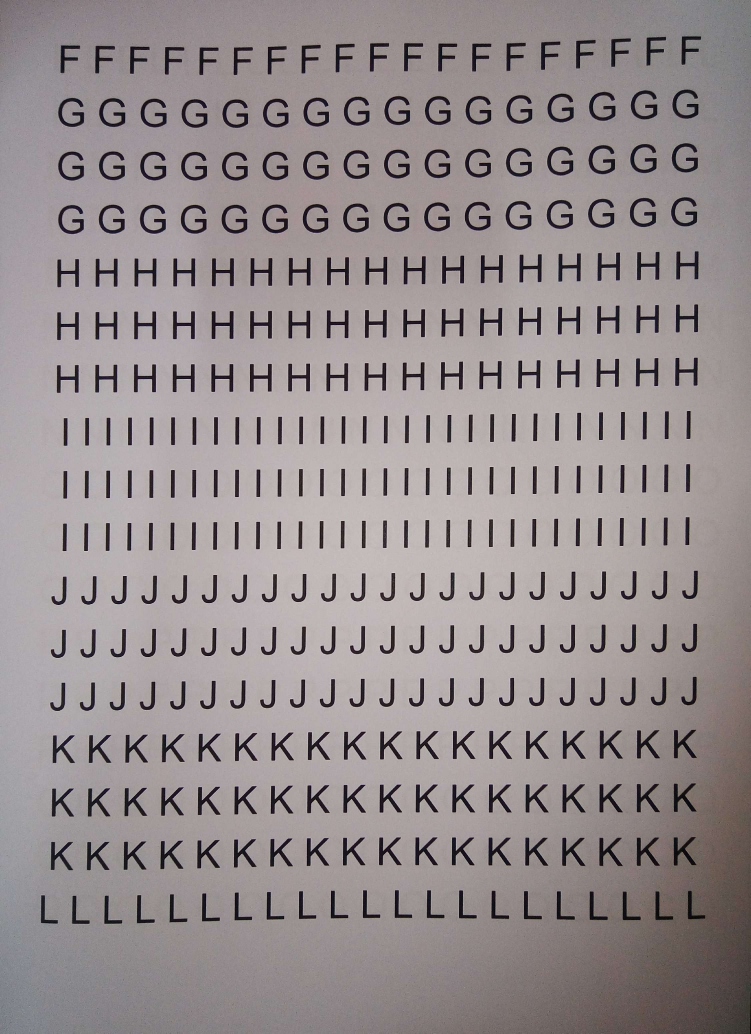
#> input picture assets/img/training/set-2.jpg, 2252 x 3100 px (shown at 1/3 size)
$ python run.py   (older library calls are emulated)
#> lines starting #> are read from the running program, lines starting #| are printed output that depends on the picture; after the words box and inside, x2 and y2 are one past the last pixel; in counts of white or black regions, pixels touching at a corner belong together
#> further down, cv_image is the input picture: shape (3100, 2252, 3); mean B, G, R 143.1, 142.2, 150.6
### app/__init__.py
# __init__.py
#
# Copyright(c) Exequiel Ceasar Navarrete <esnavarrete1@up.edu.ph>
# Licensed under MIT
# Version 1.0.0-alpha3

import os
import sys
import cv2
import glob
import numpy as np

# [45 lines left out: functions create_cv_im_instance, create_cv_im_instances_from_dir, matches_contours, not called in this run]

def create_binary_image(im):
  # create a copy of the image
  im = im.copy()

  # apply some bilateralFilter to remove unwanted noise
  filtered = cv2.bilateralFilter(im, 15, 75, 75)

  # then after applying some filtering, perform thresholding
  thresh = cv2.adaptiveThreshold(filtered, 255, cv2.ADAPTIVE_THRESH_GAUSSIAN_C, cv2.THRESH_BINARY_INV, 11, 2)
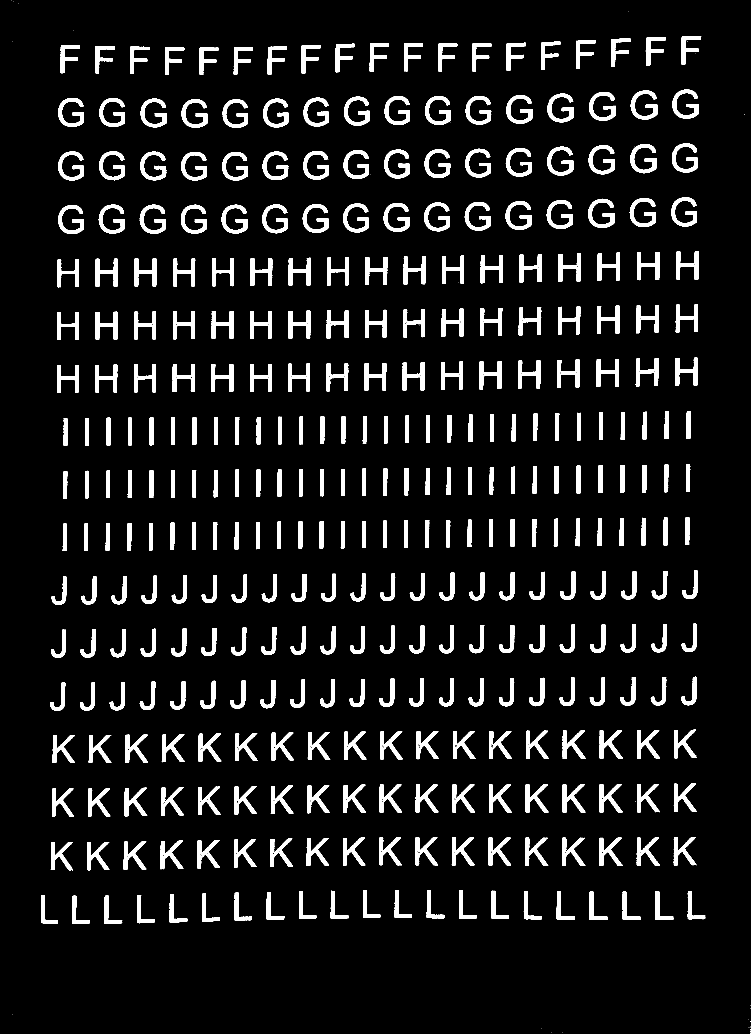
#> thresh: shape (3100, 2252) (shown at 1/3 size); 8.2% white; 402 white regions (53 under 20 px), largest, box (x1, y1, x2, y2) and area: (1892, 271, 1972, 358) 2630, (1766, 436, 1845, 523) 2614, (1891, 432, 1970, 520) 2610

  # apply some morphological operation (opening and closing) to remove noises from in and out of the characters
  kernel_open = cv2.getStructuringElement(cv2.MORPH_CROSS, (3, 3))
  morphed = cv2.morphologyEx(thresh, cv2.MORPH_OPEN, kernel_open)
#> morphed: shape (3100, 2252); 8.2% white; 356 white regions (7 under 20 px), largest, box (x1, y1, x2, y2) and area: (1892, 271, 1972, 358) 2622, (1891, 432, 1970, 520) 2605, (1766, 436, 1845, 523) 2605

  kernel_close = np.ones((5, 5), np.uint8)
  morphed = cv2.morphologyEx(morphed, cv2.MORPH_CLOSE, kernel_close)
#> morphed: shape (3100, 2252); 8.5% white; 349 white regions

  return morphed

def imclearborder(im, radius):
#> called with radius = 50
  im = im.copy()

  # given a black and white image, first find all of its contours
  _, contours, _ = cv2.findContours(im, cv2.RETR_LIST, cv2.CHAIN_APPROX_SIMPLE)
#> contours = 377 contours; largest, box (x1, y1, x2, y2) and area: (1892, 271, 1972, 358) 2403, (1891, 432, 1970, 520) 2392, (1766, 436, 1845, 523) 2386, (1889, 594, 1968, 681) 2382, (419, 614, 498, 701) 2368

  # get dimensions of image
  rows, cols = im.shape
#> rows = 3100; cols = 2252

  # list of contours that touch the border
  contour_list = []

  # for each contour
  for idx in np.arange(len(contours)):
    # get the i'th contour
    cnt = contours[idx]

    # look at each point in the contour
    for pt in cnt:
      row = pt[0][1]
      col = pt[0][0]

      # if this is within the radius of the border
      # this contour will be removed
      check1 = (row >= 0 and row < radius) or (row >= rows - 1 - radius and row < rows)
      check2 = (col >= 0 and col < radius) or (col >= cols - 1 - radius and col < cols)

      if check1 or check2:
        contour_list.append(idx)
        break
#> after the loop, contour_list = []

  # draw black pixels on the remove contours
  for idx in contour_list:
    cv2.drawContours(im, contours, idx, (0, 0, 0), -1)
#> this loop made 0 passes

  return im

### run.py
#!/usr/bin/env python

# run.py
#
# Copyright(c) Exequiel Ceasar Navarrete <esnavarrete1@up.edu.ph>
# Licensed under MIT
# Version 1.0.0-alpha2

import os
import cv2
from app import create_binary_image, imclearborder

# read the image
# image = os.path.join(os.getcwd(), "assets/img/training/set-1.jpg")
image = os.path.join(os.getcwd(), "assets/img/training/set-2.jpg")
# [5 lines of commented-out code are left out]
cv_image = cv2.imread(image)

# convert to grayscale
gray_image = cv2.cvtColor(cv_image, cv2.COLOR_BGR2GRAY)

# convert to binary image
binary_image = create_binary_image(gray_image)

# remove borders from the binary image
binary_image = imclearborder(binary_image.copy(), 50)

# number of labels, label image, contours, GoCs
label_count, _, contours, _ = cv2.connectedComponentsWithStats(binary_image)
#> label_count = 350; contours = 350 rows, first 6: [0, 0, 2252, 3100, 6389954], [2045, 109, 59, 86, 1833], [1939, 111, 59, 86, 1833], [1834, 116, 58, 85, 1816], [1728, 120, 59, 86, 1785], [1623, 125, 58, 84, 1802]

for label in range(1, label_count):
  x, y, w, h, size = contours[label]

  cv2.rectangle(cv_image, (x, y), (x + w, y + h), (65, 203, 62), 2)
#> this loop made 349 passes
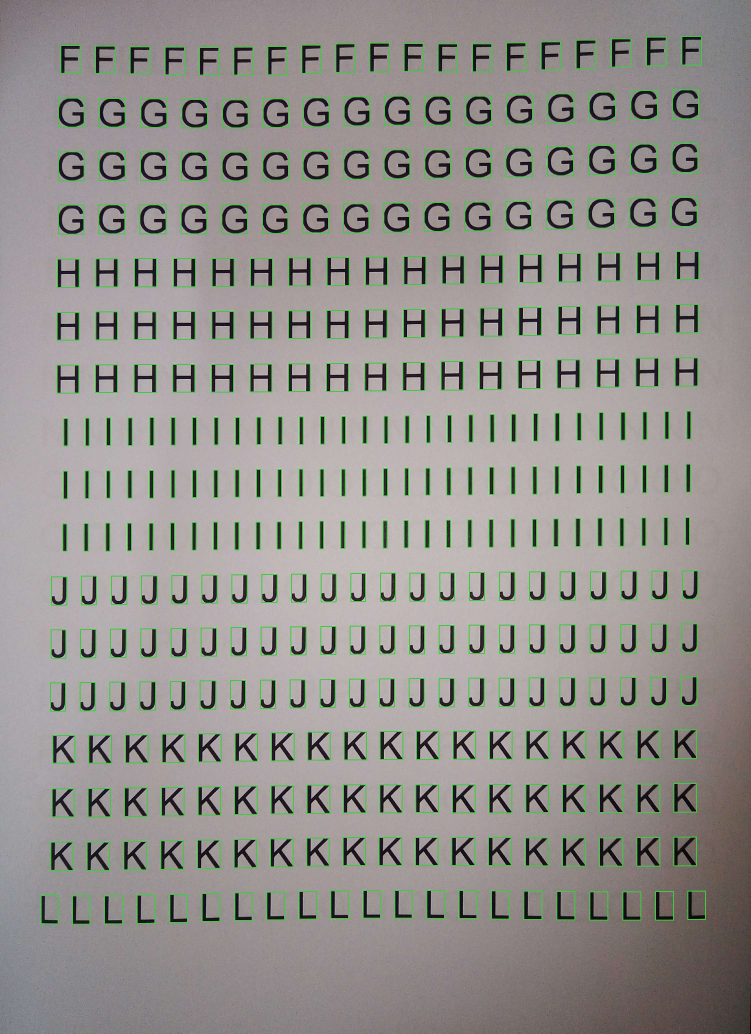
#> cv_image: shape (3100, 2252, 3) (shown at 1/3 size); mean B, G, R 140.4, 145, 147.5

# show the box letters
cv2.imshow('Boxed', cv2.pyrDown(cv2.pyrDown(cv_image)))
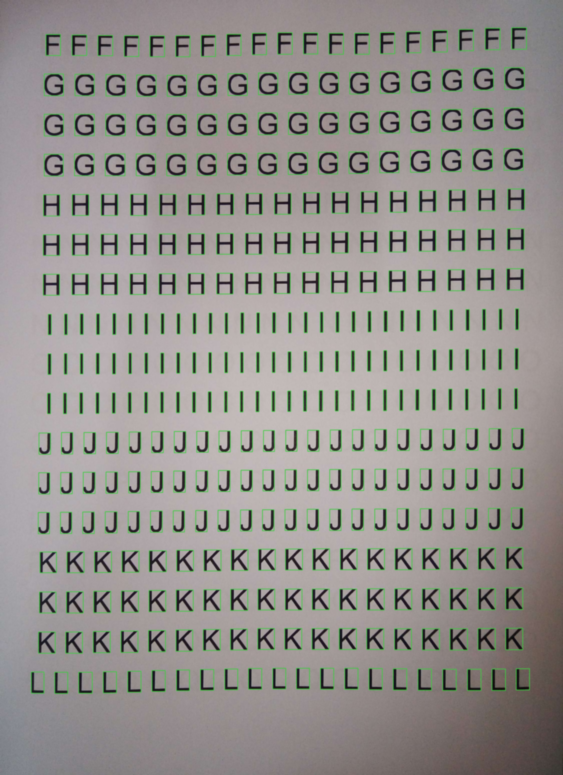
#> window 'Boxed': shape (775, 563, 3); mean B, G, R 140.4, 145, 147.5

cv2.waitKey(0)
cv2.destroyAllWindows()

$ run again, with assets/img/training/set-3.jpg copied over assets/img/training/set-2.jpg
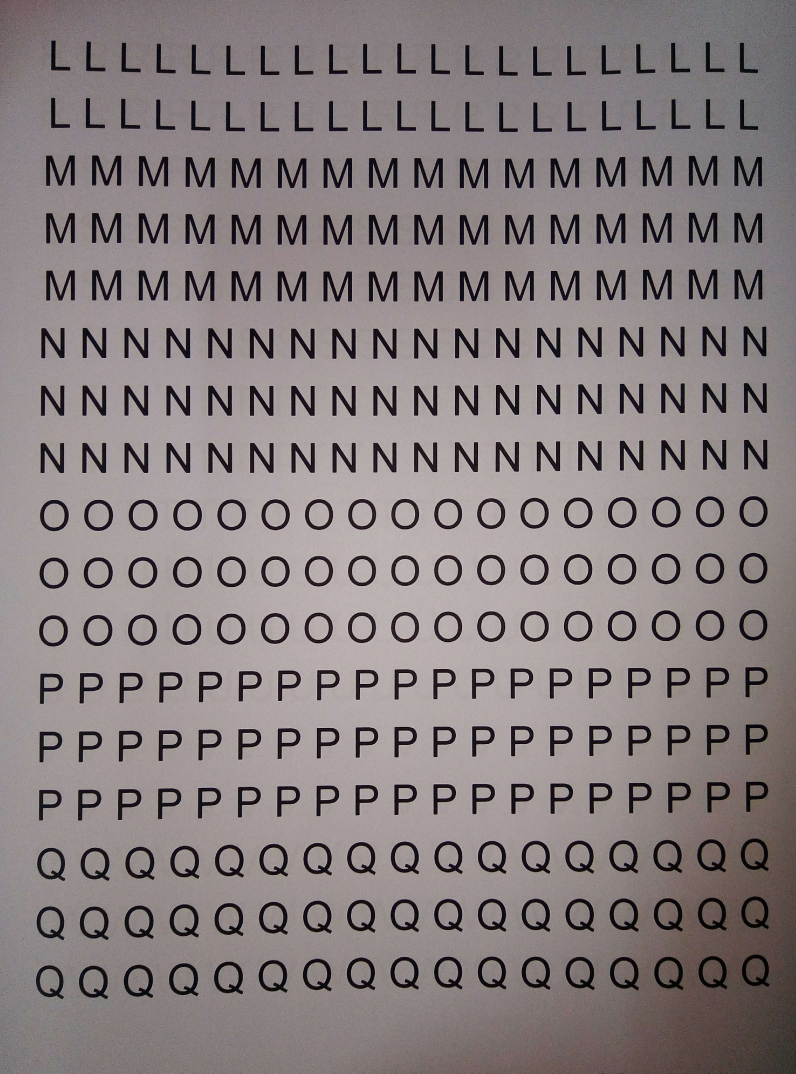
#> input picture assets/img/training/set-3.jpg, 2388 x 3220 px (shown at 1/3 size)
#> cv_image is the input picture: shape (3220, 2388, 3); mean B, G, R 127.4, 126.8, 135.6
#> in create_binary_image, `thresh = cv2.adaptiveThreshold(filtered, 255, cv2.ADAPTIVE_THRESH_GAUS..`:
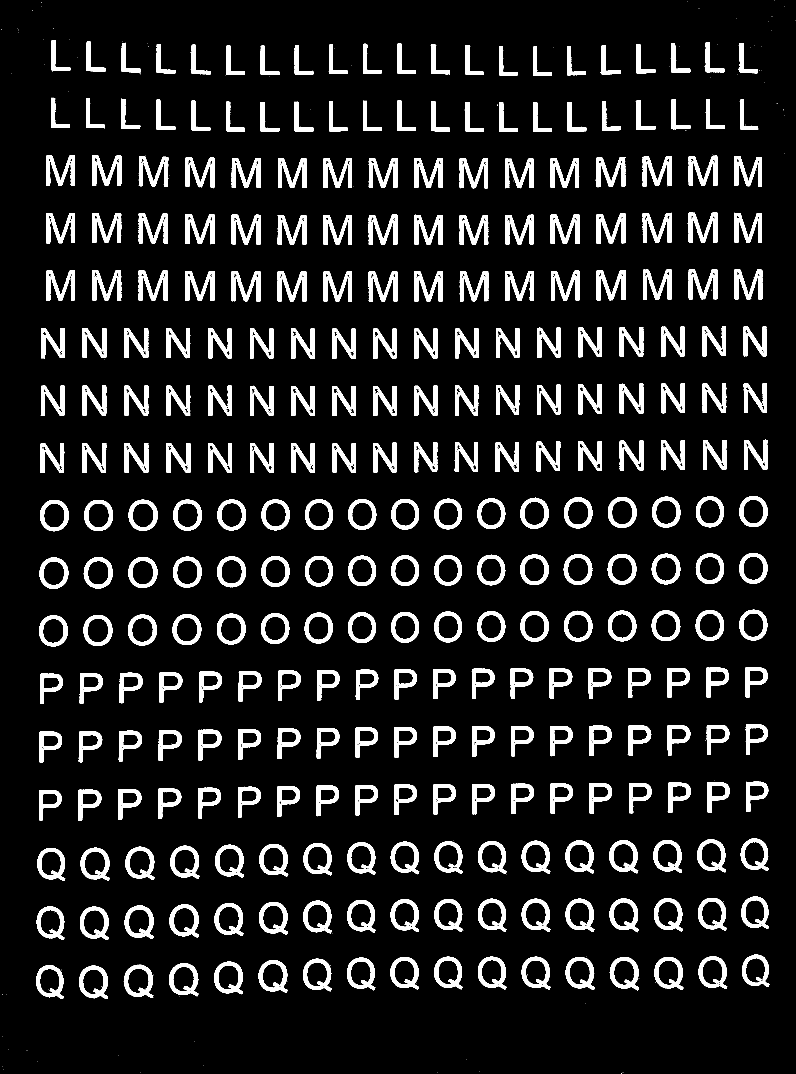
#> thresh: shape (3220, 2388) (shown at 1/3 size); 10.7% white; 615 white regions (312 under 20 px), largest, box (x1, y1, x2, y2) and area: (276, 466, 364, 557) 3788, (1790, 810, 1877, 901) 3763, (276, 639, 364, 729) 3746
#> in imclearborder, `_, contours, _ = cv2.findContours(im, cv2.RETR_LIST, cv2.CHAIN_APPROX_..`: contours = 693 contours; largest, box (x1, y1, x2, y2) and area: (374, 2717, 462, 2816) 6705, (371, 2894, 460, 2993) 6704, (509, 2713, 596, 2812) 6688, (507, 2890, 595, 2989) 6670, (237, 2897, 324, 2997) 6660
#> after the loop in imclearborder, `for idx in np.arange(len(contours)):`: contour_list = []
#> `label_count, _, contours, _ = cv2.connectedComponentsWithStats(binary_..`: label_count = 304; contours = 304 rows, first 6: [0, 0, 2388, 3220, 6835701], [153, 122, 59, 90, 1574], [258, 125, 59, 89, 1624], [2117, 127, 56, 90, 1625], [365, 129, 57, 88, 1572], [2013, 129, 58, 88, 1555]
#> the loop `for label in range(1, label_count):` made 303 passes
#> `cv2.imshow('Boxed', cv2.pyrDown(cv2.pyrDown(cv_image)))`:
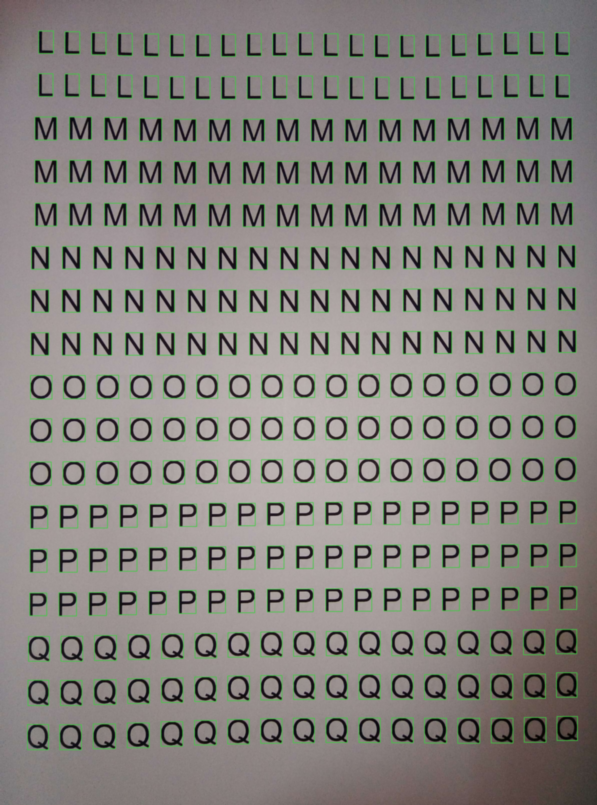
#> window 'Boxed': shape (805, 597, 3); mean B, G, R 125.1, 130, 133

$ run again, with assets/img/training/set-4.jpg copied over assets/img/training/set-2.jpg
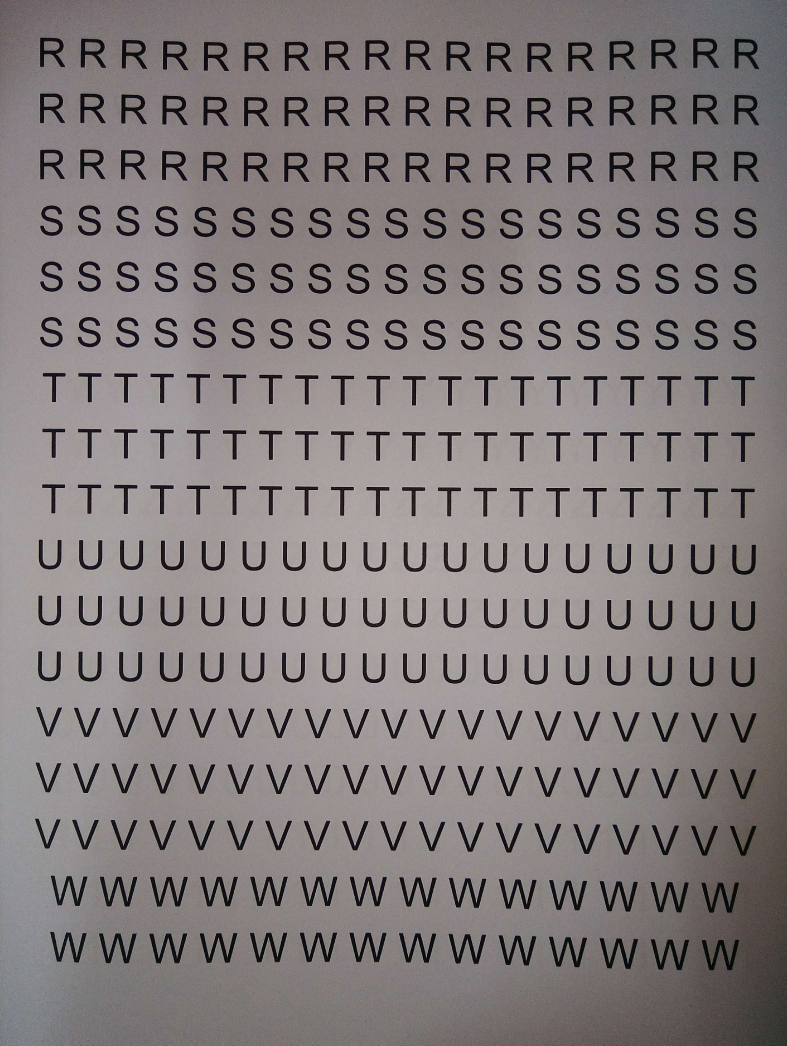
#> input picture assets/img/training/set-4.jpg, 2360 x 3136 px (shown at 1/3 size)
#> cv_image is the input picture: shape (3136, 2360, 3); mean B, G, R 123.4, 123.3, 130.2
#> in create_binary_image, `thresh = cv2.adaptiveThreshold(filtered, 255, cv2.ADAPTIVE_THRESH_GAUS..`:
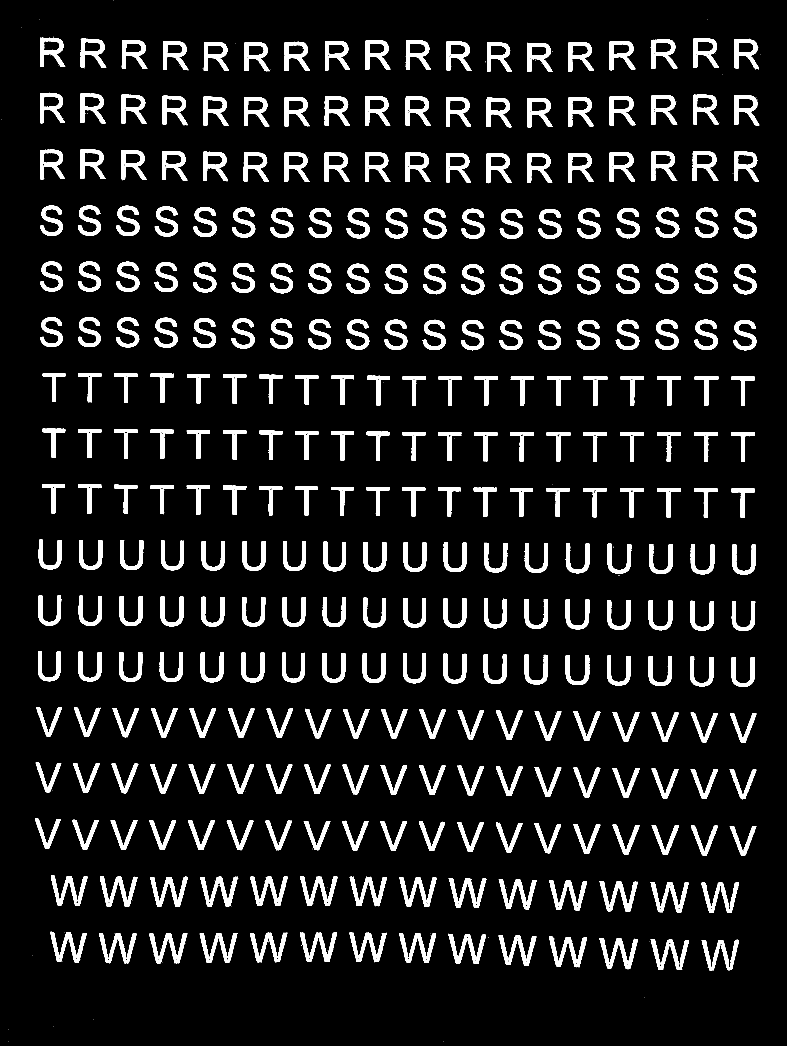
#> thresh: shape (3136, 2360) (shown at 1/3 size); 10% white; 454 white regions (144 under 20 px), largest, box (x1, y1, x2, y2) and area: (1799, 2814, 1914, 2908) 3744, (1799, 2643, 1913, 2735) 3683, (1951, 2818, 2067, 2910) 3672
#> in imclearborder, `_, contours, _ = cv2.findContours(im, cv2.RETR_LIST, cv2.CHAIN_APPROX_..`: contours = 388 contours; largest, box (x1, y1, x2, y2) and area: (1954, 285, 2031, 374) 4147, (2079, 284, 2156, 373) 4126, (1829, 288, 1906, 377) 4122, (2078, 454, 2155, 543) 4114, (1828, 457, 1905, 545) 4110
#> after the loop in imclearborder, `for idx in np.arange(len(contours)):`: contour_list = []
#> `label_count, _, contours, _ = cv2.connectedComponentsWithStats(binary_..`: label_count = 311; contours = 311 rows, first 6: [0, 0, 2360, 3136, 6644936], [120, 113, 75, 88, 2963], [2079, 115, 78, 89, 3075], [242, 116, 77, 88, 2986], [2203, 117, 74, 91, 2917], [1954, 118, 78, 88, 3040]
#> the loop `for label in range(1, label_count):` made 310 passes
#> `cv2.imshow('Boxed', cv2.pyrDown(cv2.pyrDown(cv_image)))`:
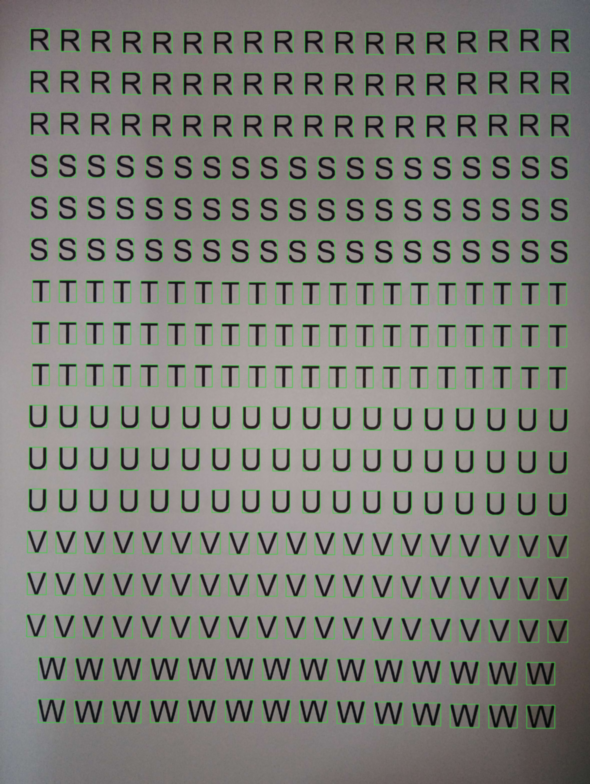
#> window 'Boxed': shape (784, 590, 3); mean B, G, R 121, 126.6, 127.4
